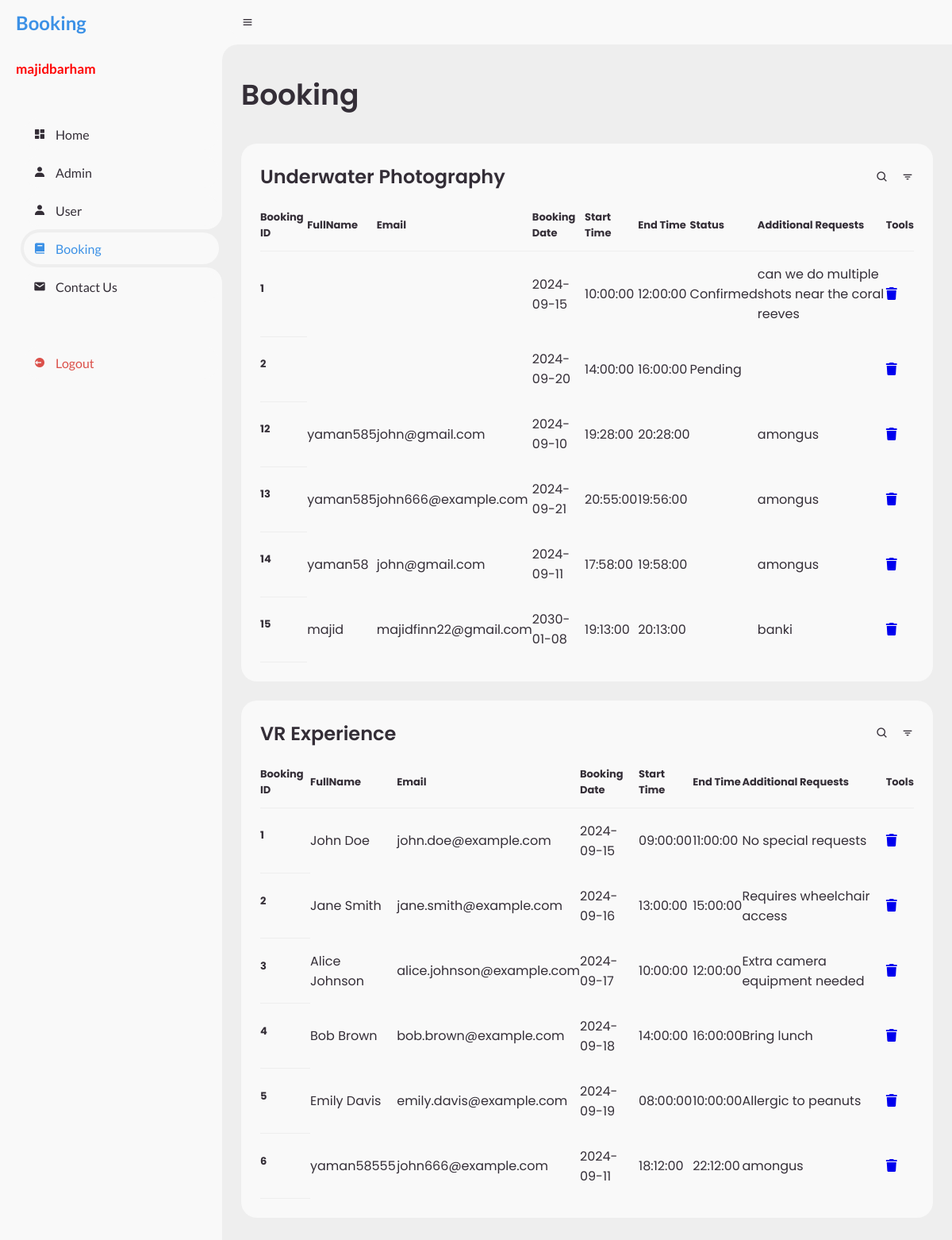
The page /admin/booking.php (signed in) on the database as committed earlier.
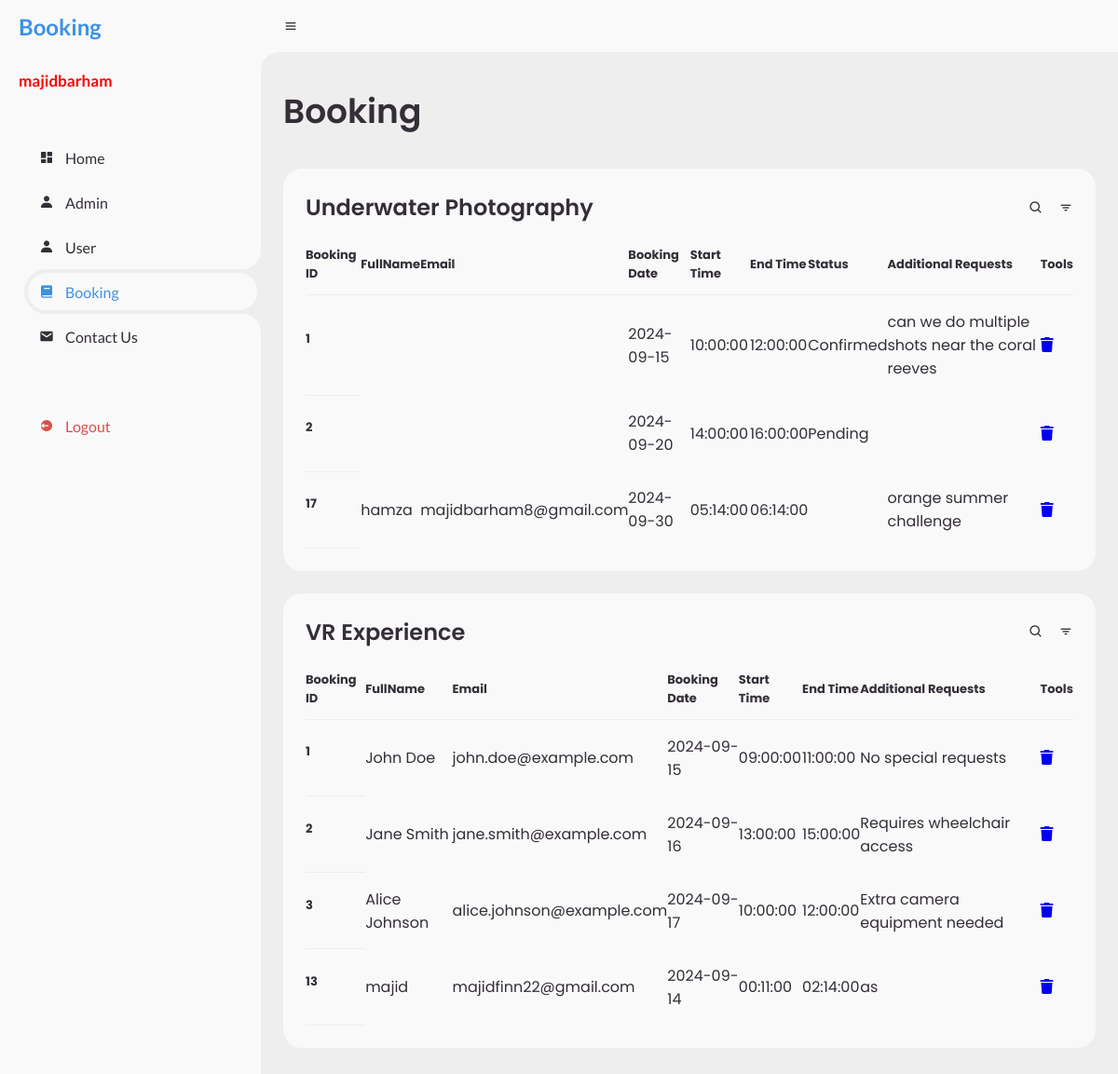
The same page on the database as committed later.
### tables this page shows
CREATE TABLE `booking` (
  `booking_id` int(11) NOT NULL,
  `booking_date` date DEFAULT NULL,
  `start_time` time DEFAULT NULL,
  `end_time` time DEFAULT NULL,
  `status` varchar(50) DEFAULT NULL,
  `Additional_Requests` varchar(500) NOT NULL,
  `FullName` varchar(255) NOT NULL,
  `email` varchar(255) NOT NULL
);

CREATE TABLE `booking_vr2` (
  `booking_id` int(11) NOT NULL,
  `FullName` varchar(255) NOT NULL,
  `email` varchar(255) NOT NULL,
  `booking_date` date NOT NULL,
  `start_time` time NOT NULL,
  `end_time` time NOT NULL,
  `Additional_Requests` text DEFAULT NULL
);

### admin/booking.php (the view, shortened to what this page needs)
<?php
include '../components/connect.php';
$admin_id = $_SESSION['admin_id'];
?>
<!DOCTYPE html>
<html lang="en">
<head>
    <link rel="stylesheet" href="https://cdnjs.cloudflare.com/ajax/libs/font-awesome/6.1.1/css/all.min.css">
    <link href='https://unpkg.com/boxicons@2.0.9/css/boxicons.min.css' rel='stylesheet'>
    <link href='https://cdn.jsdelivr.net/npm/fullcalendar@5.11.3/main.min.css' rel='stylesheet' />
    <link rel="stylesheet" href="style.css">
    <link rel="stylesheet" href="../booking.css">
</head>
<body>
    <section id="sidebar">
        <a href="dashboard.php" class="brand">
            <span class="text text2">Booking</span>
        </a>
        <?php
        $select_accounts = $conn->prepare("SELECT * FROM `admins` WHERE admin_id = '$admin_id'");
        $select_accounts->execute();
        if ($select_accounts->rowCount() > 0) {
            while ($fetch_accounts = $select_accounts->fetch(PDO::FETCH_ASSOC)) {
        ?>
		<span class="text brand1">
			 <?= $fetch_accounts['name'] ?>
		</span>
		<?php
            }
        }
        ?>
		<ul class="side-menu top">
			<li>
				<a href="dashboard.php">
					<i class='bx bxs-dashboard'></i>
					<span class="text">Home</span>
				</a>
			</li>
			<li>
				<a href="admin.php">
					<i class='bx bxs-user'></i>
					<span class="text">Admin</span>
				</a>
			</li>
			<li class="user.php">
				<a href="user.php">
					<i class='bx bxs-user'></i>
					<span class="text">User</span>
				</a>
			</li>
            <li class="active">
				<a href="booking.php">
					<i class='bx bxs-book'></i>
					<span class="text">Booking</span>
				</a>
			</li>
			<li>
				<a href="contact_us.php">
					<i class='bx bxs-envelope'></i>
					<span class="text">Contact Us</span>
				</a>
			</li>
		</ul>
		<ul class="side-menu">
			<li>
				<a href="../components/admin_logout.php" class="logout">
					<i class='bx bxs-log-out-circle'></i>
					<span class="text">Logout</span>
				</a>
			</li>
		</ul>
	</section>
    <section id="content">
        <nav>
            <i class='bx bx-menu'></i>
        </nav>
        <main>
            <div class="head-title">
                <div class="left">
                    <h1>Booking</h1>
                </div>
            </div>
			<div class="table-data">
				<div class="order">
					<div class="head">
						<h3>Underwater Photography</h3>
						<i class='bx bx-search' ></i>
						<i class='bx bx-filter' ></i>
					</div>
					<table>
						<thead>
							<tr>
                                <th>Booking ID</th>
                                <th>FullName</th>
								<th>Email</th>
                                <th>Booking Date</th>
                                <th>Start Time</th>
                                <th>End Time</th>
                                <th>Status</th>
                                <th>Additional Requests</th>
                                <th>Tools</th>
							</tr>
						</thead>
						<tbody>
                        <?php
							$select_accounts = $conn->prepare("SELECT * FROM `booking`");
							$select_accounts->execute();
							if($select_accounts->rowCount() > 0){
								while($fetch_accounts = $select_accounts->fetch(PDO::FETCH_ASSOC)){
						?>
							<tr>
								<th scope="row"><?= $fetch_accounts['booking_id']; ?></th>
								<td><?= $fetch_accounts['FullName']; ?></td>
								<td><?= $fetch_accounts['email']; ?></td>
								<td><?= $fetch_accounts['booking_date']; ?></td>
								<td><?= $fetch_accounts['start_time']; ?></td>
								<td><?= $fetch_accounts['end_time']; ?></td>
								<td><?= $fetch_accounts['status']; ?></td>
								<td><?= $fetch_accounts['Additional_Requests']; ?></td>
								<td><a href="admin.php?delete=<?= $fetch_accounts['booking_id']; ?>" onclick="return confirm('delete this account? the user related information will also be deleted!')"><i class="fa-solid fa-trash"></i></a></td>
							</tr>
						<?php
								}
							}else{
								echo '<p class="empty">No accounts available!</p>';
							}
						?>
						</tbody>
					</table>
                </div>
            </div>
			<div class="table-data">
				<div class="order">
					<div class="head">
						<h3>VR Experience</h3>
						<i class='bx bx-search' ></i>
						<i class='bx bx-filter' ></i>
					</div>
					<table>
						<thead>
							<tr>
                                <th>Booking ID</th>
                                <th>FullName</th>
								<th>Email</th>
                                <th>Booking Date</th>
                                <th>Start Time</th>
                                <th>End Time</th>
                                <th>Additional Requests</th>
                                <th>Tools</th>
							</tr>
						</thead>
						<tbody>
                        <?php
							$select_accounts = $conn->prepare("SELECT * FROM `booking_vr2`");
							$select_accounts->execute();
							if($select_accounts->rowCount() > 0){
								while($fetch_accounts = $select_accounts->fetch(PDO::FETCH_ASSOC)){
						?>
							<tr>
								<th scope="row"><?= $fetch_accounts['booking_id']; ?></th>
								<td><?= $fetch_accounts['FullName']; ?></td>
								<td><?= $fetch_accounts['email']; ?></td>
								<td><?= $fetch_accounts['booking_date']; ?></td>
								<td><?= $fetch_accounts['start_time']; ?></td>
								<td><?= $fetch_accounts['end_time']; ?></td>
								<td><?= $fetch_accounts['Additional_Requests']; ?></td>
								<td><a href="admin.php?delete=<?= $fetch_accounts['booking_id']; ?>" onclick="return confirm('delete this account? the user related information will also be deleted!')"><i class="fa-solid fa-trash"></i></a></td>
							</tr>
						<?php
								}
							}else{
								echo '<p class="empty">No accounts available!</p>';
							}
						?>
						</tbody>
					</table>
                </div>
            </div>
        </main>
    </section>
</body>
</html>

### admin/style.css (style rules this page uses)
* { margin: 0; padding: 0; box-sizing: border-box; }
a { text-decoration: none; }
li { list-style: none; }
:root { --poppins: 'Poppins', sans-serif; --lato: 'Lato', sans-serif; --light: #F9F9F9; --blue: #185e5d; --light-blue: #CFE8FF; --grey: #eee; --dark-grey: #AAAAAA; --dark: #342E37; --red: #DB504A; --yellow: #FFCE26; --light-yellow: #FFF2C6; --orange: #FD7238; --light-orange: #FFE0D3; }
html { overflow-x: hidden; }
body { background: var(--grey); overflow-x: hidden; }
#sidebar { position: fixed; top: 0; left: 0; width: 280px; height: 100%; background: var(--light); z-index: 2000; font-family: var(--lato); transition: .3s ease; overflow-x: hidden; scrollbar-width: none; }
#sidebar .brand { font-size: 24px; font-weight: 700; height: 56px; display: flex; align-items: center; color: var(--blue); position: sticky; top: 0; left: 0; z-index: 500; box-sizing: content-box; }
.brand1 { font-size: 17px; font-weight: 700; color: red; padding-left: 0px; }
#sidebar .side-menu { width: 100%; margin-top: 48px; }
#sidebar .side-menu li { height: 48px; background: transparent; margin-left: 6px; border-radius: 48px 0 0 48px; padding: 4px; }
#sidebar .side-menu li.active { background: var(--grey); position: relative; }
#sidebar .side-menu li.active::before { content: ''; position: absolute; width: 40px; height: 40px; border-radius: 50%; top: -40px; right: 0; box-shadow: 20px 20px 0 var(--grey); z-index: -1; }
#sidebar .side-menu li.active::after { content: ''; position: absolute; width: 40px; height: 40px; border-radius: 50%; bottom: -40px; right: 0; box-shadow: 20px -20px 0 var(--grey); z-index: -1; }
#sidebar .side-menu li a { width: 100%; height: 100%; background: #F9F9F9; display: flex; align-items: center; border-radius: 48px; font-size: 16px; color: var(--dark); white-space: nowrap; overflow-x: hidden; }
#sidebar .side-menu.top li.active a { color: var(--blue); }
#sidebar .side-menu li a.logout { color: var(--red); }
#sidebar .side-menu li a .bx { min-width: calc(60px - ((4px + 6px) * 2)); display: flex; justify-content: center; }
#content { position: relative; width: calc(100% - 280px); left: 280px; transition: .3s ease; }
#content nav { height: 56px; background: #F9F9F9; padding: 0 24px; display: flex; align-items: center; grid-gap: 24px; font-family: var(--lato); position: sticky; top: 0; left: 0; z-index: 1000; }
#content nav::before { content: ''; position: absolute; width: 40px; height: 40px; bottom: -40px; left: 0; border-radius: 50%; box-shadow: -20px -20px 0 #F9F9F9; }
#content nav .bx.bx-menu { cursor: pointer; color: #F9F9F9; }
#content main { width: 100%; padding: 36px 24px; font-family: var(--poppins); max-height: calc(100vh - 56px); overflow-y: auto; }
#content main .head-title { display: flex; align-items: center; justify-content: space-between; grid-gap: 16px; flex-wrap: wrap; }
#content main .head-title .left h1 { font-size: 36px; font-weight: 600; margin-bottom: 10px; color: var(--dark); }
#content main .table-data { display: flex; flex-wrap: wrap; grid-gap: 24px; margin-top: 24px; width: 100%; color: var(--dark); }
#content main .table-data>div { border-radius: 20px; background: var(--light); padding: 24px; overflow-x: auto; }
#content main .table-data .head { display: flex; align-items: center; grid-gap: 16px; margin-bottom: 24px; }
#content main .table-data .head h3 { margin-right: auto; font-size: 24px; font-weight: 600; }
#content main .table-data .head .bx { cursor: pointer; }
#content main .table-data .order { flex-grow: 1; flex-basis: 500px; }
#content main .table-data .order table { width: 100%; border-collapse: collapse; }
#content main .table-data .order table th { padding-bottom: 12px; font-size: 15px; text-align: left; border-bottom: 1px solid var(--grey); }
#content main .table-data .order table td { padding: 16px 0; }

Rows that differ between the two databases and show on the page:
removed booking: booking_id "12", FullName "yaman585", email "john@gmail.com", booking_date "2024-09-10", start_time "19:28:00", end_time "20:28:00", Additional_Requests "amongus"
removed booking: booking_id "13", FullName "yaman585", email "john666@example.com", booking_date "2024-09-21", start_time "20:55:00", end_time "19:56:00", Additional_Requests "amongus"
removed booking: booking_id "14", FullName "yaman58", email "john@gmail.com", booking_date "2024-09-11", start_time "17:58:00", end_time "19:58:00", Additional_Requests "amongus"
removed booking: booking_id "15", FullName "majid", email "majidfinn22@gmail.com", booking_date "2030-01-08", start_time "19:13:00", end_time "20:13:00", Additional_Requests "banki"
removed booking_vr2: booking_id "4", FullName "Bob Brown", email "bob.brown@example.com", booking_date "2024-09-18", start_time "14:00:00", end_time "16:00:00", Additional_Requests "Bring lunch"
removed booking_vr2: booking_id "5", FullName "Emily Davis", email "emily.davis@example.com", booking_date "2024-09-19", start_time "08:00:00", end_time "10:00:00", Additional_Requests "Allergic to peanuts"
removed booking_vr2: booking_id "6", FullName "yaman58555", email "john666@example.com", booking_date "2024-09-11", start_time "18:12:00", end_time "22:12:00", Additional_Requests "amongus"
added booking: booking_id "17", FullName "hamza", email "majidbarham8@gmail.com", booking_date "2024-09-30", start_time "05:14:00", end_time "06:14:00", Additional_Requests "orange summer challenge"
added booking_vr2: booking_id "13", FullName "majid", email "majidfinn22@gmail.com", booking_date "2024-09-14", start_time "00:11:00", end_time "02:14:00", Additional_Requests "as"
